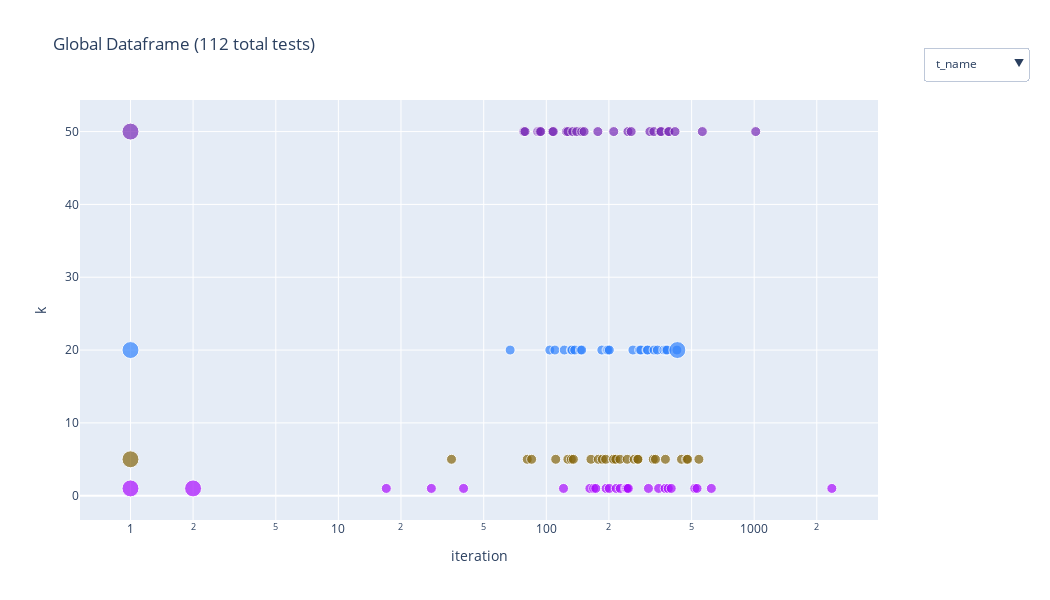

This figure's notebook cell:
### Markdown cell above
# special

### Code cell
filter = {'c_name': lambda x: (x == 'g_special') | (x == 's_special')}
new_col = {'type': lambda x: x['m_name'].apply(lambda x: x.split('_')[-1])}
plot_agg_global_df(x='iteration', y='k', filter=filter, new_col=new_col, logscale=(True, False), dataframe_path=df_path)
